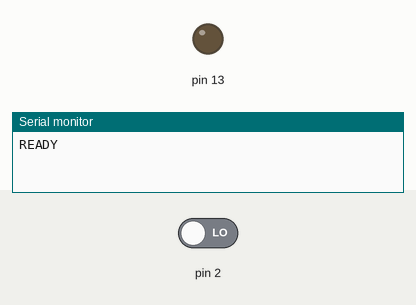
This sketch was run on a simulated Arduino Uno, built with avr-gcc and run on an emulated ATmega328P. Shown: output pins drawn as LEDs (lit = HIGH), the last lines printed to the serial monitor. The inputs (shaded band) are chosen by the test bench; at power-on: pin 2 LOW.

Above: at 1.2 s.
1.3 s: pin 2 driven HIGH
At 2.3 s:
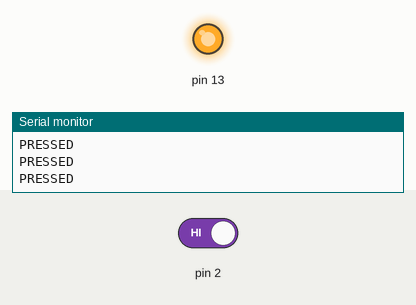
2.8 s: pin 2 driven LOW
At 3.5 s:
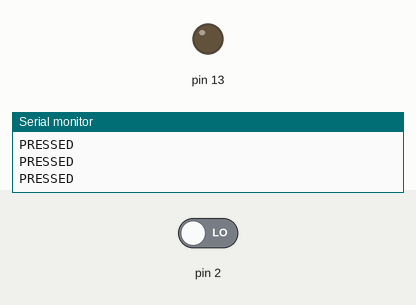
Timing chart, 0 to 5.8 s (numbered marks = the images above; inputs shaded):
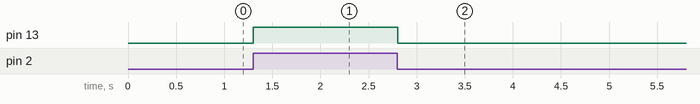

Measured:
- after the input at 1.3 s, pin 13: LOW → HIGH at once
- after the input at 2.8 s, pin 13: HIGH → LOW at once

The sketch:

sketch.ino
```cpp
// Common mistake: prints PRESSED on every loop while the button is held.
void setup() {
  pinMode(2, INPUT);
  pinMode(13, OUTPUT);
  Serial.begin(115200);
  Serial.println("READY");
}

void loop() {
  if (digitalRead(2) == HIGH) {
    digitalWrite(13, HIGH);
    Serial.println("PRESSED");
  } else {
    digitalWrite(13, LOW);
  }
  delay(100);
}
```
